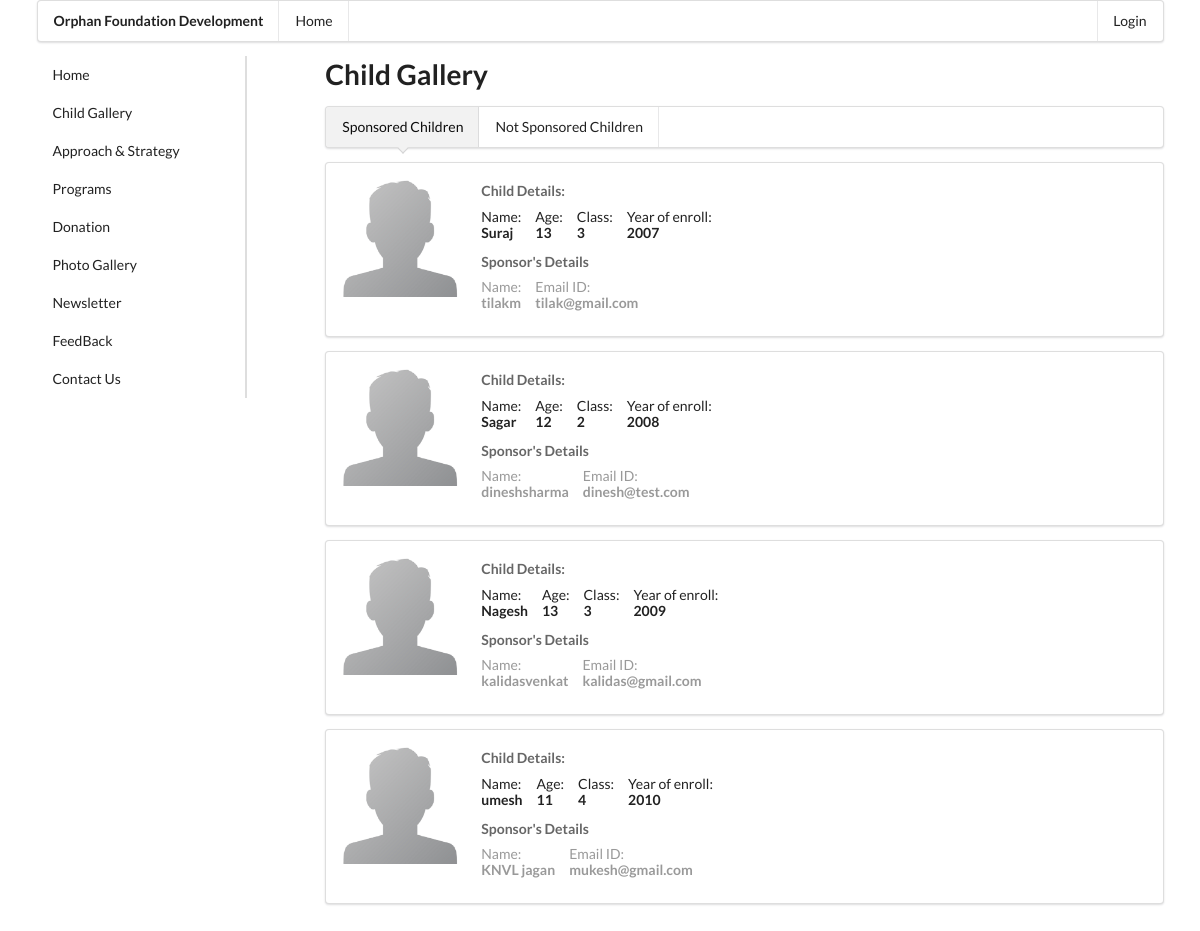
Before: /child-gallery-sponsored.php with the older database file.
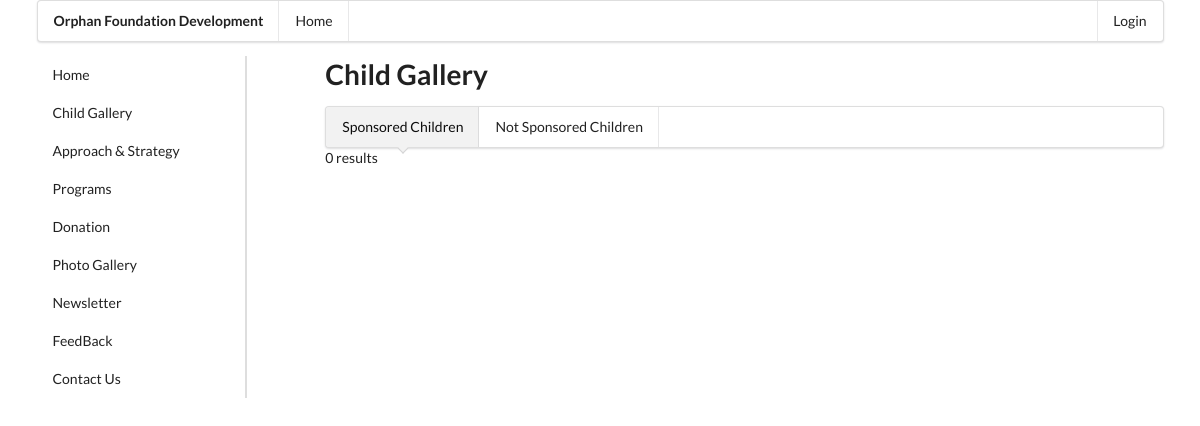
After: the same page with the newer database file.
### tables this page shows
CREATE TABLE `children` (
  `cid` int(50) NOT NULL,
  `cname` varchar(30) NOT NULL,
  `cdob` date NOT NULL,
  `cyoe` year(4) NOT NULL,
  `cclass` int(3) NOT NULL,
  `cstory` text NOT NULL,
  `cphoto` text NOT NULL,
  `sponsored` tinyint(1) NOT NULL
);

CREATE TABLE `sponsorer` (
  `spn_id` int(3) NOT NULL,
  `spn_firstname` varchar(30) NOT NULL,
  `spn_lastname` varchar(30) DEFAULT NULL,
  `spn_noofyears` int(2) NOT NULL,
  `spn_email` varchar(30) NOT NULL,
  `spn_phone` int(20) NOT NULL,
  `spn_bill_address` text NOT NULL,
  `spn_amount` int(5) NOT NULL,
  `spn_checkno` varchar(20) NOT NULL,
  `cid` int(50) NOT NULL
);

### child-gallery-sponsored.php (the view, shortened to what the changed rows need)
<?php include './components/header.php'; ?>
    <div class="ui container">
        <div class="ui grid">
            <?php include './components/side-menu.php'; ?>
            <div class="twelve wide column">
                <h1>Child Gallery</h1>
                <div class="ui pointing menu">
                </div>
                <?php
                $sql = "SELECT cid, cname, cdob, cyoe, cclass FROM children WHERE sponsored=1";
                $result = $conn->query($sql);
                if ($result->num_rows > 0) {
                    while($row = $result->fetch_assoc()) {
                        $dob = $row["cdob"];
                        $age = (date('Y') - date('Y',strtotime($dob)));
                ?>
                <div class="ui segment">
                    <div class="ui divided items">
                        <div class="item">
                            <div class="ui image">
                                <img src="img/defaultimg.png" style="width: 120px;">
                            </div>
                            <div class="content">
                                <div class="meta">
                                    <span><strong>Child Details:</strong></span>
                                </div>
                                <div class="description">
                                    <div class="ui horizontal list">
                                        <div class="item">
                                            <div class="content">
                                                <div>Name:</div> <strong><?php echo $row['cname']; ?></strong>
                                            </div>
                                        </div>
                                        <div class="item">
                                            <div class="content">
                                                <div>Age:</div> <strong><?php echo $age; ?></strong>
                                            </div>
                                        </div>
                                        <div class="item">
                                            <div class="content">
                                            <div>Class:</div> <strong><?php echo $row['cclass']; ?></strong>
                                            </div>
                                        </div>
                                        <div class="item">
                                            <div class="content">
                                            <div>Year of enroll:</div> <strong><?php echo $row['cyoe']; ?></strong>
                                            </div>
                                        </div>
                                    </div>
                                </div>
                                <div class="extra">
                                    <div class="meta">
                                        <span><strong>Sponsor's Details</strong></span>
                                    </div>
                                    <?php
                                        $cid = $row['cid'];
                                        $sql1 = "SELECT spn_firstname, spn_lastname, spn_email FROM sponsorer WHERE cid='$cid'";
                                        $result1 = $conn->query($sql1);
                                        if ($result1->num_rows > 0) {
                                            while($rows = $result1->fetch_assoc()) {
                                    ?>
                                    <div class="ui horizontal list">
                                        <div class="item">
                                            <div class="content">
                                                <div>Name:</div> <strong><?php echo $rows['spn_firstname'] . $rows['spn_lastname'] ?></strong>
                                            </div>
                                        </div>
                                        <div class="item">
                                            <div class="content">
                                                <div>Email ID:</div> <strong><?php echo $rows['spn_email'] ?></strong>
                                            </div>
                                        </div>
                                    </div>
                                    <?php
                                        }
                                        } else {
                                            echo "0 results";
                                        }
                                    ?>
                                </div>
                            </div>
                        </div>
                    </div>
                </div>
                <?php
                    }
                    } else {
                        echo "0 results";
                    }
                ?>
            </div>
            <span class="p-20"></span>
        </div>
    </div>
<?php include './components/footer.php'; ?>

Changed rows visible on the page:
no longer on this page (row edited): children: cname "Suraj", cdob "13", cclass "3", cyoe "2007"
no longer on this page (row unchanged): sponsorer: spn_firstname "tilak", spn_lastname "m", spn_email "tilak@gmail.com", shown under "Suraj"
no longer on this page (row edited): children: cname "Sagar", cdob "12", cclass "2", cyoe "2008"
no longer on this page (row unchanged): sponsorer: spn_firstname "dinesh", spn_lastname "sharma", spn_email "dinesh@test.com", shown under "Sagar"
no longer on this page (row edited): children: cname "Nagesh", cdob "13", cclass "3", cyoe "2009"
no longer on this page (row unchanged): sponsorer: spn_firstname "kalidas", spn_lastname "venkat", spn_email "kalidas@gmail.com", shown under "Nagesh"
no longer on this page (row edited): children: cname "umesh", cdob "11", cclass "4", cyoe "2010"
no longer on this page (row unchanged): sponsorer: spn_firstname "KNVL", spn_lastname "jagan", spn_email "mukesh@gmail.com", shown under "umesh"
Other visible differences:
text now shown: "0 results"
